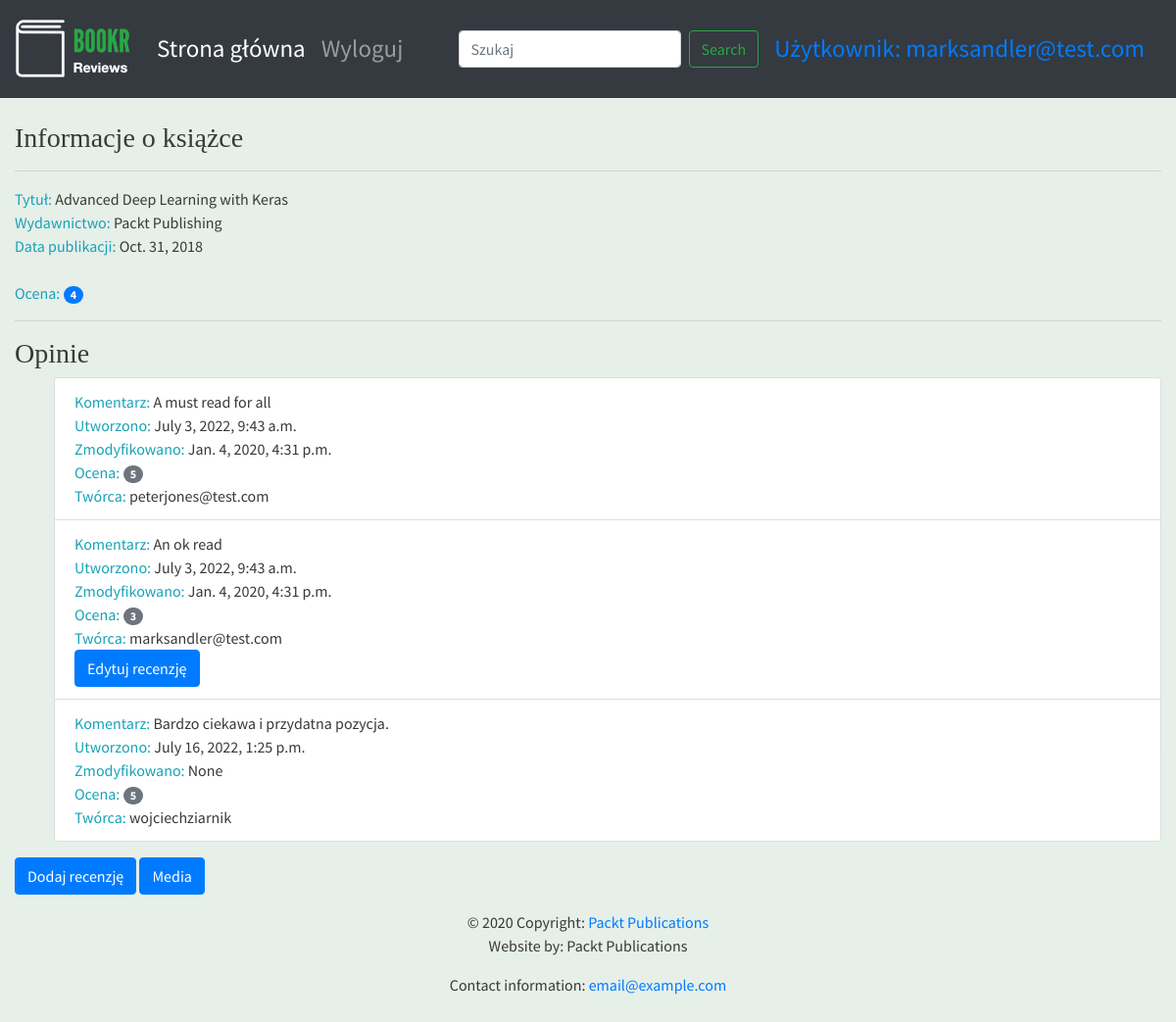
Screenshot of /books/1/ (signed in) with the database file from the repository.
### reviews/models.py (models this page shows, shortened)
class Book(models.Model):
    title = models.CharField(max_length=70, help_text="Tytuł książki.")
    publication_date = models.DateField(verbose_name="Data publikacji książki.")
    isbn = models.CharField(max_length=20, verbose_name="Numer ISBN książki.")
    publisher = models.ForeignKey(Publisher, on_delete=models.CASCADE)
    contributors = models.ManyToManyField('Contributor', through="BookContributor")
    cover = models.ImageField(upload_to='book_covers/', null=True, blank=True)
    sample = models.FileField(upload_to='book_samples/', null=True, blank=True)

class Publisher(models.Model):
    name = models.CharField(max_length=50, help_text="Nazwa wydawnictwa.")
    website = models.URLField(help_text="Witryna wydawnictwa.")
    email = models.EmailField(help_text="Adres e-mail wydawnictwa.")
    def __str__(self):
        return self.name

class Review(models.Model):
    content = models.TextField(help_text="Tekst recenzji.")
    rating = models.IntegerField(help_text="Ocena użytkownika.")
    date_created = models.DateTimeField(auto_now_add=True, help_text="Data i czas utworzenia recenzji.")
    date_edited = models.DateTimeField(null=True, help_text="Data i czas ostatniej edycji recenzji.")
    creator = models.ForeignKey(get_user_model(), on_delete=models.CASCADE)
    book = models.ForeignKey(Book, on_delete=models.CASCADE, help_text="Recenzowana książka.")

### reviews/views.py (the view)
# urls.py: path('books/<int:pk>/', book_detail, name="book_detail"),
def book_detail(request, pk):
    book = get_object_or_404(Book, pk=pk)
    reviews = book.review_set.all()
    if reviews:
        book_rating = average_rating([review.rating for review in reviews])
        context = {
            "book": book,
            "book_rating": book_rating,
            "reviews": reviews
        }
    else:
        context = {
            "book": book,
            "book_rating": None,
            "reviews": None
        }
    if request.user.is_authenticated:
        max_viewed_books_length = 10
        viewed_books = request.session.get("viewed_books", [])
        viewed_book = [book.id, book.title]
        if viewed_book in viewed_books:
            viewed_books.pop(viewed_books.index(viewed_book))
        viewed_books.insert(0, viewed_book)
        viewed_books = viewed_books[:max_viewed_books_length]
        request.session['viewed_books'] = viewed_books
    return render(request, "reviews/book_detail.html", context)

### reviews/utils.py (called while the page is built)
def average_rating(rating_list):
    if not rating_list:
        return 0
    return round(sum(rating_list)/len(rating_list))

### reviews/templates/reviews/book_detail.html (shortened to what this page needs)
{% extends 'reviews/reviews_base.html' %}
{% block content %}
      <br>
      <h3>Informacje o książce</h3>
      <hr>
      <span class="text-info">Tytuł: </span> <span>{{ book.title }}</span>
      <br>
      <span class="text-info">Wydawnictwo: </span><span>{{ book.publisher }}</span>
      <br>
      <span class="text-info">Data publikacji: </span><span>{{ book.publication_date }}</span>
      <br>
      <br>
      {% if not reviews %}
            <hr>
            {% if user.is_authenticated %}
                  <h3>Oceń książkę i napisz pierwszą recenzję.</h3>
            {% endif %}
      {% else %}
            <span class="text-info">Ocena: </span><span class="badge badge-primary badge-pill">{{ book_rating }}</span>
            <br>
            <hr>
            <h3>Opinie</h3>
            <ul>
            {% for review in reviews %}
                  <li class="list-group-item">
                        <span class="text-info">Komentarz: </span> <span>{{ review.content }}</span>
                        <br>
                        <span class="text-info">Utworzono: </span><span>{{ review.date_created }}</span>
                        <br>
                        <span class="text-info">Zmodyfikowano: </span><span>{{ review.date_edited }}</span>
                        <br>
                        <span class="text-info">Ocena: </span><span class="badge badge-secondary badge-pill">{{ review.rating }}</span>
                        <br>
                        <span class="text-info">Twórca: </span><span>{{ review.creator.username }}</span>
                        <br>
                        {% if user.is_staff or user.id == review.creator.id %}
                              <a class="btn btn-primary" href="{% url 'review_edit' book.pk review.pk %}">Edytuj recenzję</a>
                        {% endif %}
                  </li>
            {% endfor %}
            </ul>
      {% endif %}
{% if user.is_authenticated %}
<a class="btn btn-primary" href="{% url 'review_create' book.pk %}">Dodaj recenzję</a>
<a class="btn btn-primary" href="{% url 'book_media' book.pk %}">Media</a>
{% endif %}
{% endblock %}

### templates/base.html (shortened to what this page needs)
<!doctype html>
{% load static %}
<html lang="en">
  <head>
    <link rel="stylesheet" href="https://stackpath.bootstrapcdn.com/bootstrap/4.4.1/css/bootstrap.min.css">
    <link rel="stylesheet" href="https://cdnjs.cloudflare.com/ajax/libs/font-awesome/4.7.0/css/font-awesome.min.css">
    <link rel="stylesheet" href="{% static 'main.css' %}">
  </head>
  <body>
        <nav class="navbar navbar-expand-sm navbar-dark bg-dark sticky-top">
          <a class="navbar-brand" href="/">{% block brand %}<img src="{% static 'logo.png' %}">{% endblock %}</a>
          <div class="collapse navbar-collapse" id="navbarSupportedContent">
            <ul class="navbar-nav mr-auto">
              <li class="nav-item active">
                <a class="nav-link" href="/books/">Strona główna <span class="sr-only">(current)</span></a>
              </li>
              {% if user.is_authenticated %}
              <li class="nav-item">
                <a class="nav-link" href="{% url 'accounts:logout' %}">Wyloguj</a>
              </li>
              {% else %}
              <li class="nav-item">
                <a class="nav-link" href="{% url 'accounts:login' %}">Zaloguj</a>
              </li>
              {% endif %}
            </ul>
            <form action="{% url 'book_search' %}" class="form-inline my-2 my-lg-0">
             <input class="form-control mr-sm-2" type="search" placeholder="Szukaj" aria-label="Search" name="search" value="{{ search_text }}" minlength="3">
              <button class="btn btn-outline-success my-2 my-sm-0" type="submit">Search</button>
            </form>
            {% if user.is_authenticated %}
              <a class="nav-link" href="{% url 'profile' %}">Użytkownik: {{ user.username }}</a>
            {% endif %}
          </div>
        </nav>
        <div class="container-fluid">
          {% block content %}{% endblock %}
        </div>
  <footer class="page-footer font-small blue">
    <div class="footer-copyright text-center py-3">© 2020 Copyright:
      <a href="https://www.packtpub.com"> Packt Publications</a>
      <p>Website by: Packt Publications</p>
      <p>Contact information: <a href="mailto:email@example.com">email@example.com</a></p>
    </div>
  </footer>
  </body>
</html>

### static/main.css (style rules this page uses)
.navbar { min-height: 100px; font-size: 25px; }
.navbar-brand { font-size: 25px; }
body { font-family: 'Source Sans Pro', sans-serif; background-color: #e6efe8; color: #393939; }
h1, h2, h3, h4, h5, h6 { font-family: 'Libre Baskerville', serif; }

### rows the page displays
Book: title "Advanced Deep Learning with Keras", publisher "Packt Publishing", publication_date "Oct. 31, 2018"
Review: content "A must read for all", date_created "July 3, 2022, 9:43 a.m.", date_edited "Jan. 4, 2020, 4:31 p.m.", rating "5", creator.username "peterjones@test.com"
Review: content "An ok read", date_created "July 3, 2022, 9:43 a.m.", date_edited "Jan. 4, 2020, 4:31 p.m.", rating "3", creator.username "marksandler@test.com", shows "Edytuj recenzję"
Review: content "Bardzo ciekawa i przydatna pozycja.", date_created "July 16, 2022, 1:25 p.m.", date_edited "None", rating "5", creator.username "wojciechziarnik"

### other values shown
{{ user.username }} "marksandler@test.com"
{{ book_rating }} "4"
